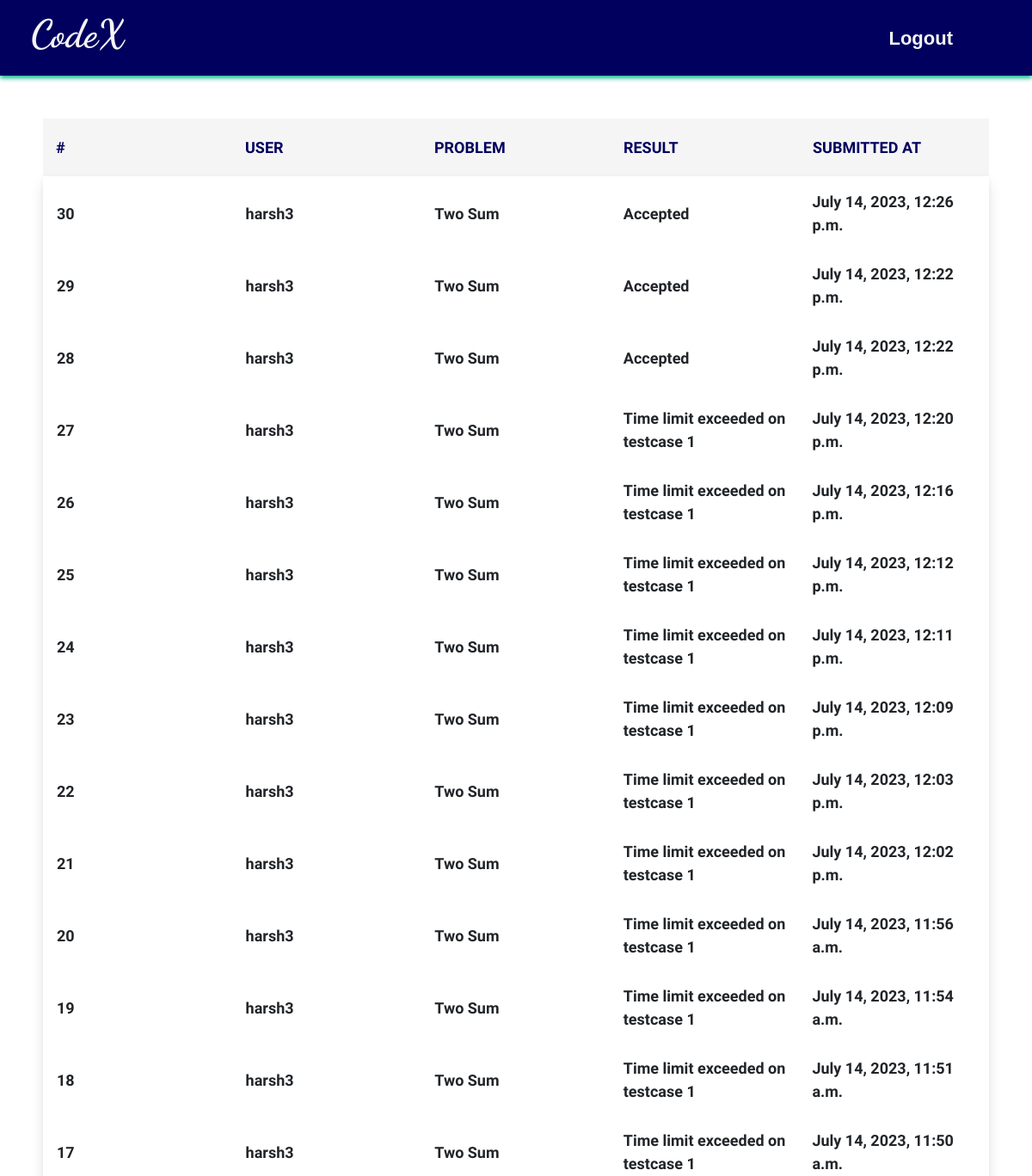
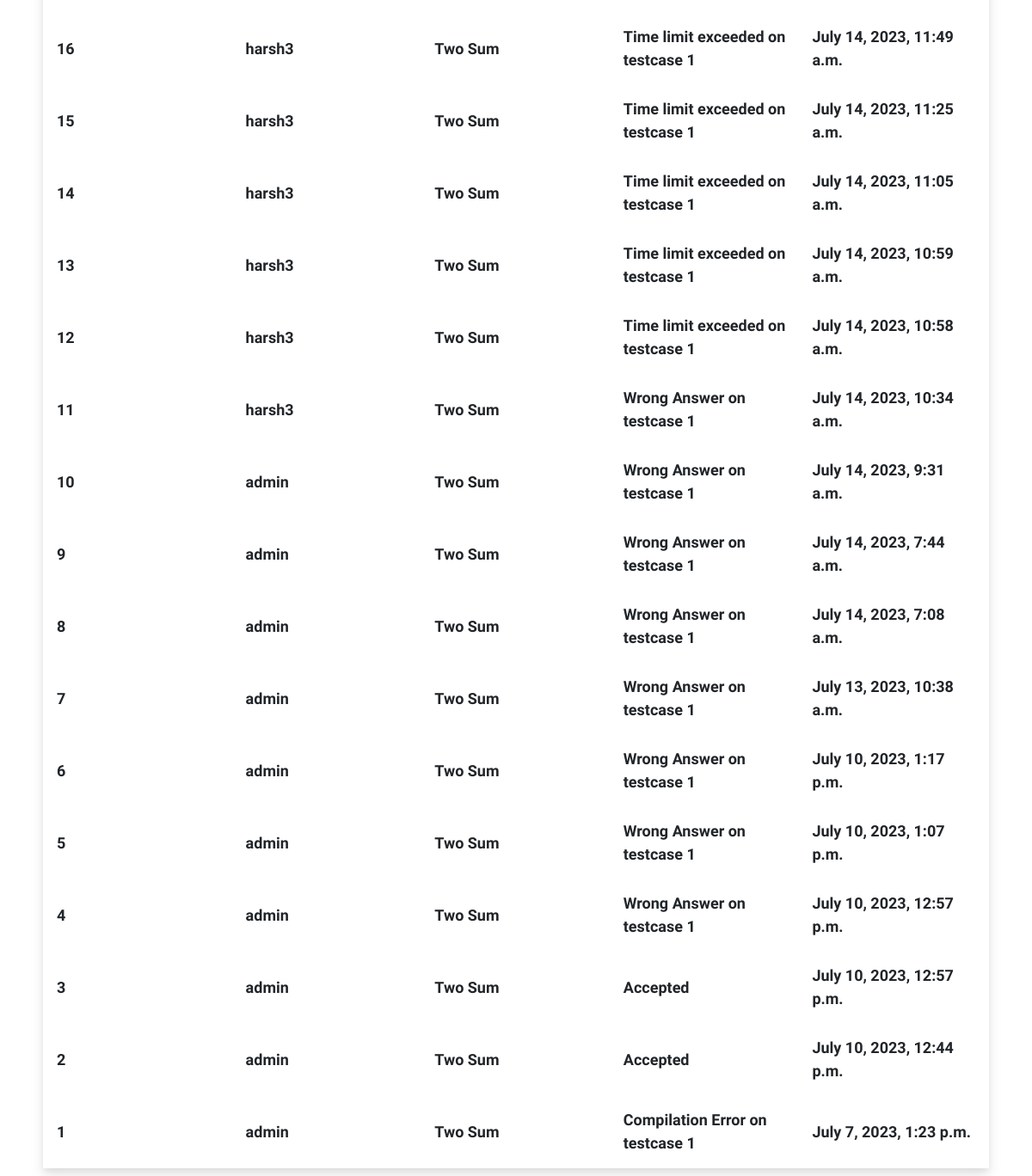
/judge/problem/1/allsubmissions/ (signed in), run on the app's committed database (2 pictures, top to bottom).
### judge/models.py (models this page shows, shortened)
class Solution(models.Model):
    solution_id=models.AutoField(primary_key=True)
    user=models.ForeignKey(User,on_delete=models.CASCADE,default=None)
    problem=models.ForeignKey(Problem,on_delete=models.CASCADE)
    verdict=models.CharField(max_length=50)
    submitted_at=models.DateTimeField()
    submitted_code=models.CharField(max_length=255)

class Problem(models.Model):
    name=models.CharField(max_length=255)
    problem_statement=RichTextField()
    code=models.CharField(max_length=255)
    users=models.ManyToManyField(User)
    input_statement=RichTextField()
    output_statement=RichTextField()
    editorial=RichTextField(default="Coming Soon")

### judge/views.py (the view)
# urls.py: path('problem/<int:problem_id>/allsubmissions/', views.allsubmissions,name='allsubmissions'),
@login_required
def allsubmissions(request,problem_id):
    cached_allsubmissions=defaultdict(list)
    cached_problems_allsubmissions={}
    if cache.get('cached_problems_allsubmissions'):
        cached_problems_allsubmissions=cache.get('cached_problems_allsubmissions')
        if problem_id in cached_problems_allsubmissions:
            problem=cached_problems_allsubmissions[problem_id]
            print("from the allsubmissions cache")
        else:
            problem=Problem.objects.get(pk=problem_id)
            cached_problems_allsubmissions[problem_id]=problem
            cache.set('cached_problems_allsubmissions',cached_problems_allsubmissions)
    else:
        problem=Problem.objects.get(pk=problem_id)
        cached_problems_allsubmissions[problem_id]=problem
        cache.set('cached_problems_allsubmissions',cached_problems_allsubmissions)
    if cache.get('cached_allsubmissions'):
        cached_allsubmissions=cache.get('cached_allsubmissions')
        if len(cached_allsubmissions[problem_id])==0:
            payload=[]
            solutions=solutions=Solution.objects.filter(problem=problem).order_by('-solution_id')
            for solution in solutions:
                payload.append(solution)
            cached_allsubmissions[problem_id]=payload
            cache.set('cached_allsubmissions',cached_allsubmissions)
        else:
            payload=cached_allsubmissions[problem_id]
            print('allsubmissions taken from the cache')
    else:
        payload=[]
        solutions=solutions=Solution.objects.filter(problem=problem).order_by('-solution_id')
        for solution in solutions:
            payload.append(solution)
        cached_allsubmissions[problem_id]=payload
        cache.set('cached_allsubmissions',cached_allsubmissions)
    return render(request,'submissions.html',{'solutions':payload})

### templates/submissions.html (shortened to what this page needs)
{% load static %}
<!doctype html>
<html lang="en">
  <head>
    <link rel="stylesheet" href="{% static 'submissions.css' %}">
    <link rel="stylesheet" href="https://cdn.jsdelivr.net/npm/bootstrap@4.0.0/dist/css/bootstrap.min.css">
    <link href="https://cdnjs.cloudflare.com/ajax/libs/font-awesome/6.0.0-beta3/css/all.min.css" rel="stylesheet">
    <link rel="stylesheet" href="https://stackpath.bootstrapcdn.com/bootstrap/4.5.2/css/bootstrap.min.css" />
  </head>
  <body>
    <nav class="nav-card navbar navbar-expand-lg navbar-light bg-light">
      <a class="navbar-brand" href="/judge">
        <h1 class="heading-logo">CodeX</h1>
      </a>
      <div class="collapse navbar-collapse " id="navbarNav">
        <ul class="navbar-nav ml-auto mr-3">
          <li class="nav-item mr-5 navbar-items">
            <a class="navs-item-style nav-link" id="navItem3" href="/logout">Logout</a>
          </li>
        </ul>
      </div>
    </nav>
    <section>
      <div class="tbl-header">
        <table cellpadding="0" cellspacing="0" border="0">
          <thead>
            <tr>
              <th>#</th>
              <th>User</th>
              <th>Problem</th>
              <th>Result</th>
              <th>Submitted At</th>
            </tr>
          </thead>
        </table>
      </div>
      <div class="tbl-content">
        <table class="cellpadding="0" cellspacing="0" border="0">
          <tbody>
        {% for sol in solutions %}
        {% if iscontest %}
        <tr>
          <td>{{sol.solution_id}}</td>
          <td>{{sol.user.username}}</td>
          <td>{{sol.question.name}}</td>
          <td>{{sol.verdict}}</td>
          <td>{{sol.submitted_at}}</td>
        </tr>
        {% else %}
        <tr>
            <td>{{sol.solution_id}}</td>
            <td>{{sol.user.username}}</td>
            <td>{{sol.problem.name}}</td>
            <td>{{sol.verdict}}</td>
            <td>{{sol.submitted_at}}</td>
        </tr>
        {% endif %}
    {% endfor %}
          </tbody>
        </table>
      </div>
    </section>
  </body>
</html>

### static/submissions.css (style rules this page uses)
.navbar-items { box-shadow: inset 0 0 0 0 #48CBFA; color: #48CBFA; margin: 0 -.25rem; padding: 0 .25rem; transition: color .3s ease-in-out, box-shadow .3s ease-in-out; }
.heading-logo { color: whitesmoke; font-family: "Dancing Script", cursive; font-optical-sizing: auto; font-weight: 700; font-style: normal; font-size:45px; margin-left:20px; }
.nav-card { background-image: linear-gradient(to right, #01005e,#01005e); box-shadow: 0 3px 5px #17b794; }
#navItem3 { color: whitesmoke; font-family: 'Proxima Nova', sans-serif; font-size:22px; font-weight: 700; }
table { width:100%; table-layout: fixed; }
.tbl-content { overflow-x:auto; margin-top: 0px; border: 1px solid rgba(255,255,255,0.3); box-shadow: 0 8px 15px rgba(0, 0, 0, 0.1), 0 4px 6px rgba(0, 0, 0, 0.05); }
th { padding: 20px 15px; text-align: left; font-size: 18px; color: #01005e; text-transform: uppercase; background-color: whitesmoke; font-weight: bold; font-family: Khula; }
td { margin-top:20px; padding: 15px; text-align: left; vertical-align:middle; font-weight: 300; font-family: Khula; font-size: 18px; font-weight:600; }
tr { transition: transform 0.4s ease; }
body { background: whitesmoke; font-family: Khula; }
section { margin: 50px; }

### data on the page
Solution: solution_id "30", user.username "harsh3", problem.name "Two Sum", verdict "Accepted", submitted_at "July 14, 2023, 12:26 p.m."
Solution: solution_id "29", user.username "harsh3", problem.name "Two Sum", verdict "Accepted", submitted_at "July 14, 2023, 12:22 p.m."
Solution: solution_id "28", user.username "harsh3", problem.name "Two Sum", verdict "Accepted", submitted_at "July 14, 2023, 12:22 p.m."
Solution: solution_id "27", user.username "harsh3", problem.name "Two Sum", verdict "Time limit exceeded on testcase 1", submitted_at "July 14, 2023, 12:20 p.m."
Solution: solution_id "26", user.username "harsh3", problem.name "Two Sum", verdict "Time limit exceeded on testcase 1", submitted_at "July 14, 2023, 12:16 p.m."
Solution: solution_id "25", user.username "harsh3", problem.name "Two Sum", verdict "Time limit exceeded on testcase 1", submitted_at "July 14, 2023, 12:12 p.m."
Solution: solution_id "24", user.username "harsh3", problem.name "Two Sum", verdict "Time limit exceeded on testcase 1", submitted_at "July 14, 2023, 12:11 p.m."
Solution: solution_id "23", user.username "harsh3", problem.name "Two Sum", verdict "Time limit exceeded on testcase 1", submitted_at "July 14, 2023, 12:09 p.m."
Solution: solution_id "22", user.username "harsh3", problem.name "Two Sum", verdict "Time limit exceeded on testcase 1", submitted_at "July 14, 2023, 12:03 p.m."
Solution: solution_id "21", user.username "harsh3", problem.name "Two Sum", verdict "Time limit exceeded on testcase 1", submitted_at "July 14, 2023, 12:02 p.m."
Solution: solution_id "20", user.username "harsh3", problem.name "Two Sum", verdict "Time limit exceeded on testcase 1", submitted_at "July 14, 2023, 11:56 a.m."
Solution: solution_id "19", user.username "harsh3", problem.name "Two Sum", verdict "Time limit exceeded on testcase 1", submitted_at "July 14, 2023, 11:54 a.m."
Solution: solution_id "18", user.username "harsh3", problem.name "Two Sum", verdict "Time limit exceeded on testcase 1", submitted_at "July 14, 2023, 11:51 a.m."
Solution: solution_id "17", user.username "harsh3", problem.name "Two Sum", verdict "Time limit exceeded on testcase 1", submitted_at "July 14, 2023, 11:50 a.m."
Solution: solution_id "16", user.username "harsh3", problem.name "Two Sum", verdict "Time limit exceeded on testcase 1", submitted_at "July 14, 2023, 11:49 a.m."
Solution: solution_id "15", user.username "harsh3", problem.name "Two Sum", verdict "Time limit exceeded on testcase 1", submitted_at "July 14, 2023, 11:25 a.m."
Solution: solution_id "14", user.username "harsh3", problem.name "Two Sum", verdict "Time limit exceeded on testcase 1", submitted_at "July 14, 2023, 11:05 a.m."
Solution: solution_id "13", user.username "harsh3", problem.name "Two Sum", verdict "Time limit exceeded on testcase 1", submitted_at "July 14, 2023, 10:59 a.m."
Solution: solution_id "12", user.username "harsh3", problem.name "Two Sum", verdict "Time limit exceeded on testcase 1", submitted_at "July 14, 2023, 10:58 a.m."
Solution: solution_id "11", user.username "harsh3", problem.name "Two Sum", verdict "Wrong Answer on testcase 1", submitted_at "July 14, 2023, 10:34 a.m."
Solution: solution_id "10", user.username "admin", problem.name "Two Sum", verdict "Wrong Answer on testcase 1", submitted_at "July 14, 2023, 9:31 a.m."
Solution: solution_id "9", user.username "admin", problem.name "Two Sum", verdict "Wrong Answer on testcase 1", submitted_at "July 14, 2023, 7:44 a.m."
Solution: solution_id "8", user.username "admin", problem.name "Two Sum", verdict "Wrong Answer on testcase 1", submitted_at "July 14, 2023, 7:08 a.m."
Solution: solution_id "7", user.username "admin", problem.name "Two Sum", verdict "Wrong Answer on testcase 1", submitted_at "July 13, 2023, 10:38 a.m."
Solution: solution_id "6", user.username "admin", problem.name "Two Sum", verdict "Wrong Answer on testcase 1", submitted_at "July 10, 2023, 1:17 p.m."
Solution: solution_id "5", user.username "admin", problem.name "Two Sum", verdict "Wrong Answer on testcase 1", submitted_at "July 10, 2023, 1:07 p.m."
Solution: solution_id "4", user.username "admin", problem.name "Two Sum", verdict "Wrong Answer on testcase 1", submitted_at "July 10, 2023, 12:57 p.m."
Solution: solution_id "3", user.username "admin", problem.name "Two Sum", verdict "Accepted", submitted_at "July 10, 2023, 12:57 p.m."
Solution: solution_id "2", user.username "admin", problem.name "Two Sum", verdict "Accepted", submitted_at "July 10, 2023, 12:44 p.m."
Solution: solution_id "1", user.username "admin", problem.name "Two Sum", verdict "Compilation Error on testcase 1", submitted_at "July 7, 2023, 1:23 p.m."
